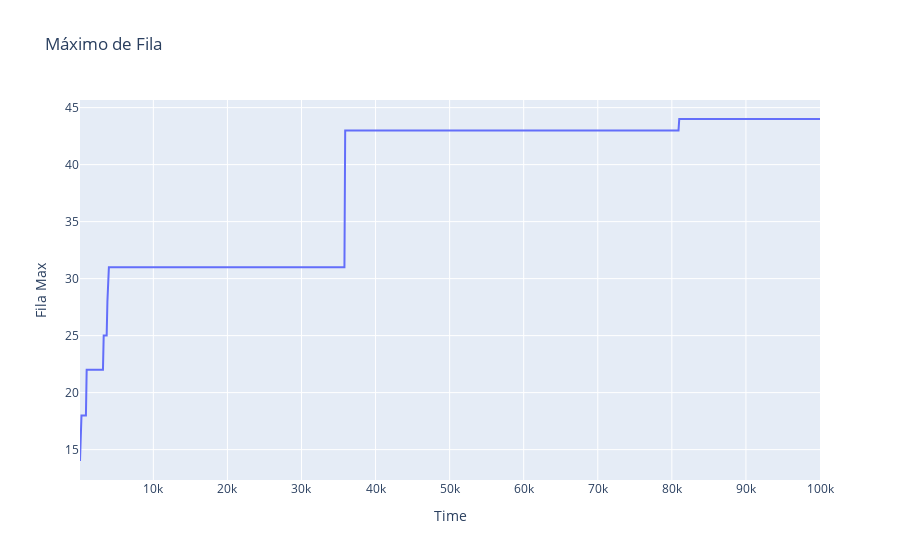

Notebook cell for this chart:
### Code cell
fig = px.line(df, x='Time', y="Fila Max", title='Máximo de Fila')
fig.show()

### Figure 1 — Plotly figure (JSON) as saved in the notebook; plotly's stock layout.template omitted (floating-point values rounded to 4 significant figures; data arrays with more than 128 entries replaced by an {"elided": "..."} marker saying what was removed)
{"data": [{"hovertemplate": "Time=%{x}<br>Fila Max=%{y}<extra></extra>", "legendgroup": "", "line": {"color": "#636efa", "dash": "solid"}, "marker": {"symbol": "circle"}, "mode": "lines", "name": "", "orientation": "v", "showlegend": false, "type": "scatter", "x": {"elided": "1000 int values"}, "xaxis": "x", "y": {"elided": "1000 int values"}, "yaxis": "y"}], "layout": {"legend": {"tracegroupgap": 0}, "title": {"text": "Máximo de Fila"}, "xaxis": {"anchor": "y", "domain": [0, 1], "title": {"text": "Time"}}, "yaxis": {"anchor": "x", "domain": [0, 1], "title": {"text": "Fila Max"}}}}
